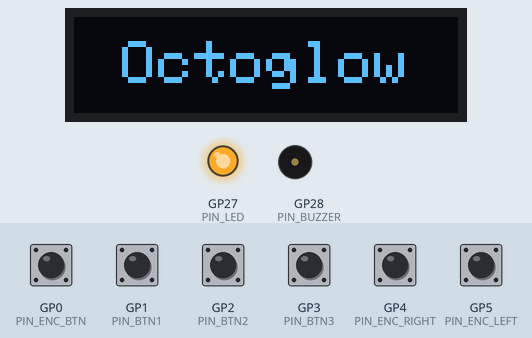
This sketch was run on a simulated Raspberry Pi Pico. On the bench: 128×32 one-colour display, output pins drawn as LEDs (lit = HIGH), buzzer (waves = sounding). The test bench sets the inputs (shaded band); at power-on: GP0 (PIN_ENC_BTN), GP1 (PIN_BTN1), GP2 (PIN_BTN2), GP3 (PIN_BTN3), GP4 (PIN_ENC_RIGHT), GP5 (PIN_ENC_LEFT) HIGH.

Above: at 1.2 s.
1.3 s: GP0 (PIN_ENC_BTN) pulled LOW for 0.15 s
Timing chart, 0 to 4.3 s (numbered marks = the images above; inputs shaded):
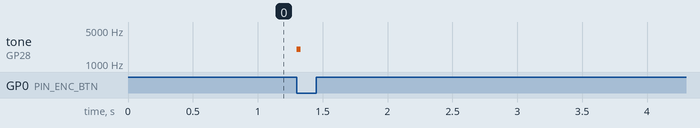

The sketch:

rp2040.ino
```cpp
#include <Wire.h>
#include <Adafruit_GFX.h>
#include <Adafruit_SSD1306.h>

// Pins
#define PIN_BUZZER      28
#define PIN_LED         27
#define PIN_OLED_SCL    26
#define PIN_OLED_SDA    15
#define PIN_BTN1        1
#define PIN_BTN2        2
#define PIN_BTN3        3
#define PIN_ENC_BTN     0
#define PIN_ENC_LEFT    5
#define PIN_ENC_RIGHT   4

// Display
#define SCREEN_WIDTH    128
#define SCREEN_HEIGHT   32
#define OLED_ADDR       0x3C

// Beep settings
#define BEEP_FREQ       2000
#define BEEP_MS         30

// Encoder transitions per detent (usually 4, some encoders use 2)
#define ENC_STEPS       4

Adafruit_SSD1306 display(SCREEN_WIDTH, SCREEN_HEIGHT, &Wire1, -1);

const uint8_t buttonPins[] = {PIN_BTN1, PIN_BTN2, PIN_BTN3, PIN_ENC_BTN};
const uint8_t buttonCount = sizeof(buttonPins) / sizeof(buttonPins[0]);

bool lastState[4];
unsigned long lastChange[4];
const unsigned long debounceMs = 20;

uint8_t encPrev = 0;
int8_t encAcc = 0;
const int8_t encTable[16] = {0, -1, 1, 0, 1, 0, 0, -1, -1, 0, 0, 1, 0, 1, -1, 0};

void beep() {
  tone(PIN_BUZZER, BEEP_FREQ, BEEP_MS);
}

void showLogo() {
  display.clearDisplay();
  display.setTextColor(SSD1306_WHITE);
  display.setTextSize(2);
  int16_t x1, y1;
  uint16_t w, h;
  display.getTextBounds("Octoglow", 0, 0, &x1, &y1, &w, &h);
  display.setCursor((SCREEN_WIDTH - w) / 2, (SCREEN_HEIGHT - h) / 2);
  display.print("Octoglow");
  display.display();
}

void setup() {
  pinMode(PIN_BUZZER, OUTPUT);
  pinMode(PIN_LED, OUTPUT);
  digitalWrite(PIN_LED, HIGH);

  for (uint8_t i = 0; i < buttonCount; i++) {
    pinMode(buttonPins[i], INPUT_PULLUP);
    lastState[i] = digitalRead(buttonPins[i]);
    lastChange[i] = 0;
  }
  pinMode(PIN_ENC_LEFT, INPUT_PULLUP);
  pinMode(PIN_ENC_RIGHT, INPUT_PULLUP);
  encPrev = (digitalRead(PIN_ENC_LEFT) << 1) | digitalRead(PIN_ENC_RIGHT);

  Wire1.setSDA(PIN_OLED_SDA);
  Wire1.setSCL(PIN_OLED_SCL);
  Wire1.begin();

  if (display.begin(SSD1306_SWITCHCAPVCC, OLED_ADDR)) {
    showLogo();
  }
}

void loop() {
  unsigned long now = millis();

  for (uint8_t i = 0; i < buttonCount; i++) {
    bool state = digitalRead(buttonPins[i]);
    if (state != lastState[i] && now - lastChange[i] > debounceMs) {
      lastChange[i] = now;
      lastState[i] = state;
      if (state == LOW) {
        beep();
      }
    }
  }

  uint8_t encNow = (digitalRead(PIN_ENC_LEFT) << 1) | digitalRead(PIN_ENC_RIGHT);
  if (encNow != encPrev) {
    encAcc += encTable[(encPrev << 2) | encNow];
    encPrev = encNow;
    if (encAcc >= ENC_STEPS || encAcc <= -ENC_STEPS) {
      encAcc = 0;
      beep();
    }
  }
}
```

Measured:
- after the input at 1.3 s, tone on GP28 (PIN_BUZZER): silent → 2000 Hz at once, → silent 0.03 s later
